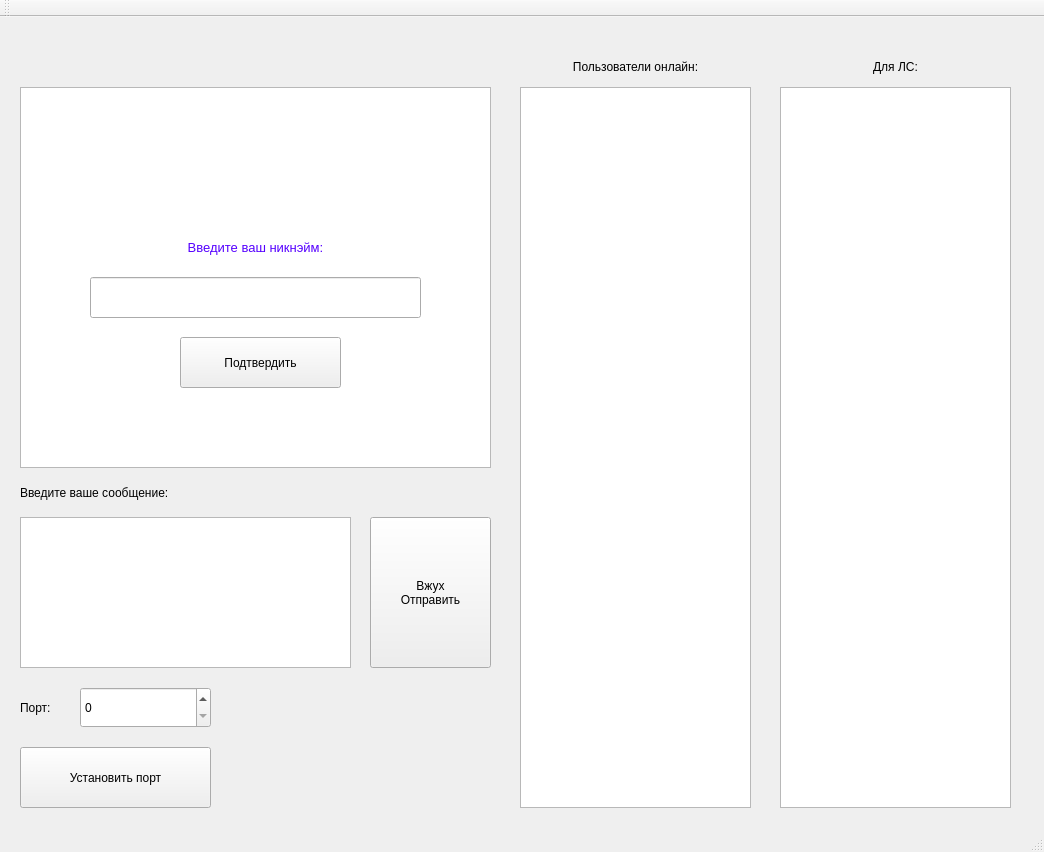
<?xml version="1.0" encoding="UTF-8"?>
<ui version="4.0">
 <class>MainWindow</class>
 <widget class="QMainWindow" name="MainWindow">
  <property name="geometry">
   <rect>
    <x>0</x>
    <y>0</y>
    <width>1044</width>
    <height>852</height>
   </rect>
  </property>
  <property name="windowTitle">
   <string>MainWindow</string>
  </property>
  <widget class="QWidget" name="centralWidget">
   <widget class="QLabel" name="Port">
    <property name="geometry">
     <rect>
      <x>20</x>
      <y>670</y>
      <width>51</width>
      <height>41</height>
     </rect>
    </property>
    <property name="text">
     <string>Порт:</string>
    </property>
   </widget>
   <widget class="QTextEdit" name="Chat">
    <property name="geometry">
     <rect>
      <x>20</x>
      <y>70</y>
      <width>471</width>
      <height>381</height>
     </rect>
    </property>
   </widget>
   <widget class="QSpinBox" name="Vvod_Nomer_Porta">
    <property name="geometry">
     <rect>
      <x>80</x>
      <y>670</y>
      <width>131</width>
      <height>41</height>
     </rect>
    </property>
    <property name="maximum">
     <number>10000000</number>
    </property>
   </widget>
   <widget class="QPushButton" name="go_fly">
    <property name="geometry">
     <rect>
      <x>370</x>
      <y>500</y>
      <width>121</width>
      <height>151</height>
     </rect>
    </property>
    <property name="layoutDirection">
     <enum>Qt::LeftToRight</enum>
    </property>
    <property name="text">
     <string>Вжух 
Отправить</string>
    </property>
   </widget>
   <widget class="QLabel" name="Start_text">
    <property name="geometry">
     <rect>
      <x>90</x>
      <y>160</y>
      <width>331</width>
      <height>141</height>
     </rect>
    </property>
    <property name="text">
     <string>&lt;html&gt;&lt;head/&gt;&lt;body&gt;&lt;p align=&quot;center&quot;&gt;&lt;span style=&quot; font-size:10pt; color:#5500ff;&quot;&gt;Введите ваш никнэйм:&lt;/span&gt;&lt;/p&gt;&lt;/body&gt;&lt;/html&gt;</string>
    </property>
    <property name="textFormat">
     <enum>Qt::RichText</enum>
    </property>
   </widget>
   <widget class="QPushButton" name="go">
    <property name="geometry">
     <rect>
      <x>180</x>
      <y>320</y>
      <width>161</width>
      <height>51</height>
     </rect>
    </property>
    <property name="text">
     <string>Подтвердить</string>
    </property>
   </widget>
   <widget class="QLabel" name="Name">
    <property name="geometry">
     <rect>
      <x>20</x>
      <y>10</y>
      <width>471</width>
      <height>51</height>
     </rect>
    </property>
    <property name="text">
     <string/>
    </property>
   </widget>
   <widget class="QTextEdit" name="Vvod">
    <property name="geometry">
     <rect>
      <x>20</x>
      <y>500</y>
      <width>331</width>
      <height>151</height>
     </rect>
    </property>
   </widget>
   <widget class="QLabel" name="Vvedite_vash_message">
    <property name="geometry">
     <rect>
      <x>20</x>
      <y>460</y>
      <width>331</width>
      <height>31</height>
     </rect>
    </property>
    <property name="text">
     <string>Введите ваше сообщение:</string>
    </property>
   </widget>
   <widget class="QLineEdit" name="Name_Set">
    <property name="geometry">
     <rect>
      <x>90</x>
      <y>260</y>
      <width>331</width>
      <height>41</height>
     </rect>
    </property>
   </widget>
   <widget class="QPushButton" name="Set_Port">
    <property name="geometry">
     <rect>
      <x>20</x>
      <y>730</y>
      <width>191</width>
      <height>61</height>
     </rect>
    </property>
    <property name="text">
     <string>Установить порт</string>
    </property>
   </widget>
   <widget class="QLabel" name="label_online">
    <property name="geometry">
     <rect>
      <x>520</x>
      <y>30</y>
      <width>231</width>
      <height>41</height>
     </rect>
    </property>
    <property name="text">
     <string>&lt;html&gt;&lt;head/&gt;&lt;body&gt;&lt;p align=&quot;center&quot;&gt;Пользователи онлайн:&lt;/p&gt;&lt;/body&gt;&lt;/html&gt;</string>
    </property>
   </widget>
   <widget class="QLabel" name="label_ofline">
    <property name="geometry">
     <rect>
      <x>780</x>
      <y>30</y>
      <width>231</width>
      <height>41</height>
     </rect>
    </property>
    <property name="text">
     <string>&lt;html&gt;&lt;head/&gt;&lt;body&gt;&lt;p align=&quot;center&quot;&gt;Для ЛС:&lt;/p&gt;&lt;/body&gt;&lt;/html&gt;</string>
    </property>
   </widget>
   <widget class="QListWidget" name="list_online">
    <property name="geometry">
     <rect>
      <x>520</x>
      <y>70</y>
      <width>231</width>
      <height>721</height>
     </rect>
    </property>
    <property name="font">
     <font>
      <pointsize>12</pointsize>
     </font>
    </property>
    <property name="textElideMode">
     <enum>Qt::ElideRight</enum>
    </property>
   </widget>
   <widget class="QListWidget" name="list_for_IP">
    <property name="geometry">
     <rect>
      <x>780</x>
      <y>70</y>
      <width>231</width>
      <height>721</height>
     </rect>
    </property>
    <property name="font">
     <font>
      <pointsize>8</pointsize>
     </font>
    </property>
   </widget>
  </widget>
  <widget class="QMenuBar" name="menuBar">
   <property name="geometry">
    <rect>
     <x>0</x>
     <y>0</y>
     <width>1044</width>
     <height>20</height>
    </rect>
   </property>
  </widget>
  <widget class="QToolBar" name="mainToolBar">
   <attribute name="toolBarArea">
    <enum>TopToolBarArea</enum>
   </attribute>
   <attribute name="toolBarBreak">
    <bool>false</bool>
   </attribute>
  </widget>
  <widget class="QStatusBar" name="statusBar"/>
 </widget>
 <layoutdefault spacing="6" margin="11"/>
 <resources/>
 <connections/>
</ui>
